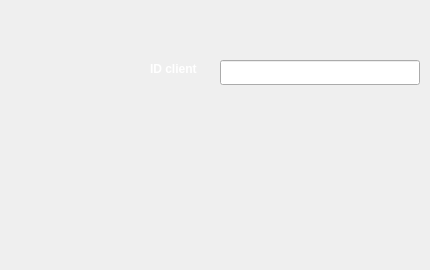
    <widget class="QWidget" name="page_54">
     <widget class="QPushButton" name="SupprimerID_13">
      <property name="geometry">
       <rect>
        <x>350</x>
        <y>120</y>
        <width>71</width>
        <height>23</height>
       </rect>
      </property>
      <property name="styleSheet">
       <string notr="true">QPushButton {
            color: white;
            border-image: url(:/img/supp.png) 3 10 3 10;
            border-top: 3px transparent;
            border-bottom: 3px transparent;
            border-right: 10px transparent;
            border-left: 10px transparent;
        }</string>
      </property>
      <property name="text">
       <string/>
      </property>
     </widget>
     <widget class="QLabel" name="Donner_ID_13">
      <property name="geometry">
       <rect>
        <x>150</x>
        <y>50</y>
        <width>71</width>
        <height>39</height>
       </rect>
      </property>
      <property name="minimumSize">
       <size>
        <width>7</width>
        <height>0</height>
       </size>
      </property>
      <property name="text">
       <string>&lt;html&gt;&lt;head/&gt;&lt;body&gt;&lt;p&gt;&lt;span style=&quot; font-weight:600; color:#ffffff;&quot;&gt;ID client&lt;/span&gt;&lt;/p&gt;&lt;/body&gt;&lt;/html&gt;</string>
      </property>
     </widget>
     <widget class="QLineEdit" name="lineEdit_ID_client_3">
      <property name="geometry">
       <rect>
        <x>220</x>
        <y>60</y>
        <width>200</width>
        <height>25</height>
       </rect>
      </property>
     </widget>
     <widget class="QPushButton" name="ModifierID_17">
      <property name="geometry">
       <rect>
        <x>220</x>
        <y>120</y>
        <width>71</width>
        <height>23</height>
       </rect>
      </property>
      <property name="styleSheet">
       <string notr="true">QPushButton {
            color: white;
            border-image: url(:/img/modifier.png) 3 10 3 10;
            border-top: 3px transparent;
            border-bottom: 3px transparent;
            border-right: 10px transparent;
            border-left: 10px transparent;
        }</string>
      </property>
      <property name="text">
       <string/>
      </property>
     </widget>
     <widget class="QPushButton" name="Sretour_13">
      <property name="geometry">
       <rect>
        <x>120</x>
        <y>210</y>
        <width>51</width>
        <height>51</height>
       </rect>
      </property>
      <property name="styleSheet">
       <string notr="true">QPushButton {
            color: white;
            border-image: url(:/img/fleche.png) 3 10 3 10;
            border-top: 3px transparent;
            border-bottom: 3px transparent;
            border-right: 10px transparent;
            border-left: 10px transparent;
        }</string>
      </property>
      <property name="text">
       <string/>
      </property>
     </widget>
    </widget>
